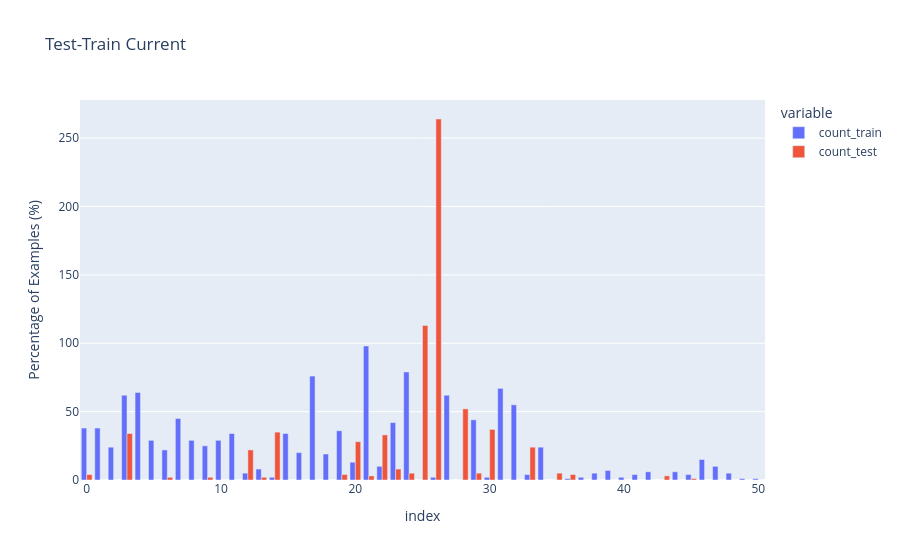

Source (notebook cell):
### Code cell
week_counts.index.name = "week_number"
display(
    px.bar(
        week_counts, y=["count_train", "count_test"], barmode="group", title="Test-Train Current"
    )
    #.update_xaxes(
     #   categoryorder="array", categoryarray=sorted(df_train.channel.unique())
    #)
    .update_yaxes(title="Percentage of Examples (%)")
)

### Figure 1 — Plotly figure (JSON) as saved in the notebook; plotly's stock layout.template omitted (floating-point values rounded to 4 significant figures)
{"data": [{"alignmentgroup": "True", "hovertemplate": "variable=count_train<br>index=%{x}<br>value=%{y}<extra></extra>", "legendgroup": "count_train", "marker": {"color": "#636efa", "pattern": {"shape": ""}}, "name": "count_train", "offsetgroup": "count_train", "orientation": "v", "showlegend": true, "textposition": "auto", "type": "bar", "x": [0, 1, 2, 3, 4, 5, 6, 7, 8, 9, 10, 11, 12, 13, 14, 15, 16, 17, 18, 19, 20, 21, 22, 23, 24, 25, 26, 27, 28, 29, 30, 31, 32, 33, 34, 35, 36, 37, 38, 39, 40, 41, 42, 43, 44, 45, 46, 47, 48, 49, 50], "xaxis": "x", "y": [38.0, 38.0, 24.0, 62.0, 64.0, 29.0, 22.0, 45.0, 29.0, 25.0, 29.0, 34.0, 5.0, 8.0, 2.0, 34.0, 20.0, 76.0, 19.0, 36.0, 13.0, 98.0, 10.0, 42.0, 79.0, 0.0, 2.0, 62.0, 0.0, 44.0, 2.0, 67.0, 55.0, 4.0, 24.0, 0.0, 1.0, 2.0, 5.0, 7.0, 2.0, 4.0, 6.0, 0.0, 6.0, 4.0, 15.0, 10.0, 5.0, 1.0, 1.0], "yaxis": "y"}, {"alignmentgroup": "True", "hovertemplate": "variable=count_test<br>index=%{x}<br>value=%{y}<extra></extra>", "legendgroup": "count_test", "marker": {"color": "#EF553B", "pattern": {"shape": ""}}, "name": "count_test", "offsetgroup": "count_test", "orientation": "v", "showlegend": true, "textposition": "auto", "type": "bar", "x": [0, 1, 2, 3, 4, 5, 6, 7, 8, 9, 10, 11, 12, 13, 14, 15, 16, 17, 18, 19, 20, 21, 22, 23, 24, 25, 26, 27, 28, 29, 30, 31, 32, 33, 34, 35, 36, 37, 38, 39, 40, 41, 42, 43, 44, 45, 46, 47, 48, 49, 50], "xaxis": "x", "y": [4.0, 0.0, 0.0, 34.0, 0.0, 0.0, 2.0, 0.0, 0.0, 2.0, 0.0, 0.0, 22.0, 2.0, 35.0, 0.0, 0.0, 0.0, 0.0, 4.0, 28.0, 3.0, 33.0, 8.0, 5.0, 113.0, 264.0, 0.0, 52.0, 5.0, 37.0, 0.0, 0.0, 24.0, 0.0, 5.0, 4.0, 0.0, 0.0, 0.0, 0.0, 0.0, 0.0, 3.0, 0.0, 1.0, 0.0, 0.0, 0.0, 0.0, 0.0], "yaxis": "y"}], "layout": {"barmode": "group", "legend": {"title": {"text": "variable"}, "tracegroupgap": 0}, "title": {"text": "Test-Train Current"}, "xaxis": {"anchor": "y", "domain": [0, 1], "title": {"text": "index"}}, "yaxis": {"anchor": "x", "domain": [0, 1], "title": {"text": "Percentage of Examples (%)"}}}}
